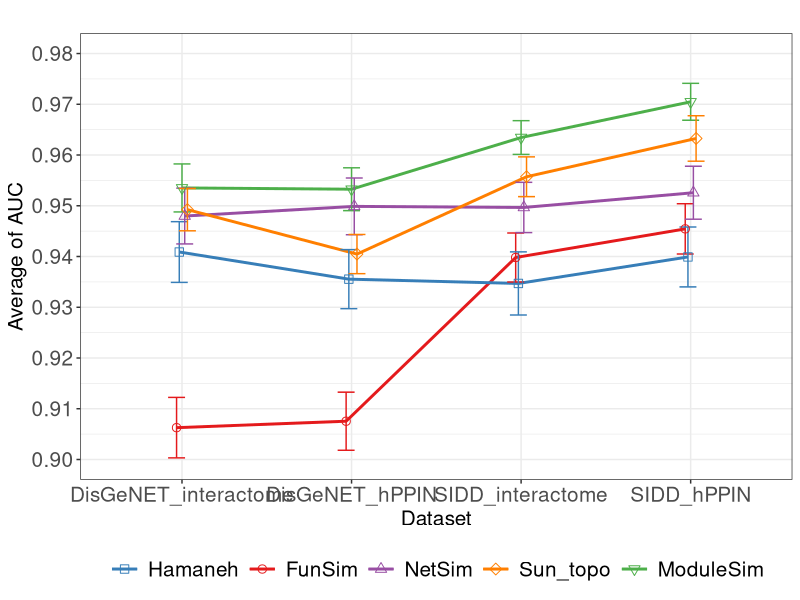

Generate this figure with R:
# ---plot function---
# from cookbook for R http://www.cookbook-r.com/Graphs/Plotting_means_and_error_bars_(ggplot2)/
## Gives count, mean, standard deviation, standard error of the mean, and confidence interval (default 95%).
##   data: a data frame.
##   measurevar: the name of a column that contains the variable to be summariezed
##   groupvars: a vector containing names of columns that contain grouping variables
##   na.rm: a boolean that indicates whether to ignore NA's
##   conf.interval: the percent range of the confidence interval (default is 95%)
summarySE <- function(data=NULL, measurevar, groupvars=NULL, na.rm=FALSE,
                      conf.interval=.95, .drop=TRUE) {
  library(plyr)
  
  # New version of length which can handle NA's: if na.rm==T, don't count them
  length2 <- function (x, na.rm=FALSE) {
    if (na.rm) sum(!is.na(x))
    else       length(x)
  }
  
  # This does the summary. For each group's data frame, return a vector with
  # N, mean, and sd
  datac <- ddply(data, groupvars, .drop=.drop,
                 .fun = function(xx, col) {
                   c(N    = length2(xx[[col]], na.rm=na.rm),
                     mean = mean   (xx[[col]], na.rm=na.rm),
                     sd   = sd     (xx[[col]], na.rm=na.rm)
                   )
                 },
                 measurevar
  )
  
  # Rename the "mean" column    
  datac <- rename(datac, c("mean" = measurevar))
  
  datac$se <- datac$sd / sqrt(datac$N)  # Calculate standard error of the mean
  
  # Confidence interval multiplier for standard error
  # Calculate t-statistic for confidence interval: 
  # e.g., if conf.interval is .95, use .975 (above/below), and use df=N-1
  ciMult <- qt(conf.interval/2 + .5, datac$N-1)
  datac$ci <- datac$se * ciMult
  
  return(datac)
}

rawauc2bardata <-function(auc, dataname='a'){
  mauc <- melt(auc,id=c('trial'))
  bardata <- summarySE(mauc, measurevar = "value", groupvars = c('variable'))
  bardata$data = rep(dataname, nrow(bardata))
  bardata
}
# ---------------
# -----plot------
library(ggplot2)
library(reshape2)
auc_sh <- read.table('data/auc_sh.txt', 
                   header = TRUE, sep = '\t', stringsAsFactors = FALSE)
bar_sh = rawauc2bardata(auc_sh, 'sh')
auc_si <- read.table('data/auc_si.txt', 
                     header = TRUE, sep = '\t', stringsAsFactors = FALSE)
bar_si = rawauc2bardata(auc_si, 'si')
auc_dh <- read.table('data/auc_dh.txt', 
                     header = TRUE, sep = '\t', stringsAsFactors = FALSE)
bar_dh = rawauc2bardata(auc_dh, 'dh')
auc_di <- read.table('data/auc_di.txt', 
                     header = TRUE, sep = '\t', stringsAsFactors = FALSE)
bar_di = rawauc2bardata(auc_di, 'di')

bars = rbind(bar_sh, bar_si, bar_dh, bar_di)
p <- ggplot(data=bars, aes(x=data, y=value, group=variable, colour=variable)) + 
  geom_line(size=1, position=position_dodge(0.08)) + 
  geom_errorbar(aes(ymin=value-sd, ymax=value+sd), 
                width=.5, position=position_dodge(0.08)) + 
  geom_point(aes(shape=variable),
             size=2.5, 
             position=position_dodge(0.08)) + 
  theme_bw() + 
  theme(legend.position="bottom",
        legend.text = element_text(size = 15),
        legend.title = element_blank(),
        legend.key.size = unit(0.8, "cm"), 
        axis.text=element_text(size=15), 
        axis.title=element_text(size=15)) + 
  scale_colour_brewer(palette="Set1", 
                      # name  ="method",
                      breaks=c("Hamaneh", "FunSim", "NetSim", 
                               "Sun_topo", "ModuleSim"),
                      labels=c("Hamaneh", "FunSim", "NetSim", 
                               "Sun_topo", "ModuleSim")) + 
  scale_shape_manual(values=c(0, 1, 2, 5, 6), 
                     breaks=c("Hamaneh", "FunSim", "NetSim", 
                              "Sun_topo", "ModuleSim"),
                     labels=c("Hamaneh", "FunSim", "NetSim", 
                              "Sun_topo", "ModuleSim")) + 
  labs(title='', x='Dataset', 
       y='Average of AUC') + 
  scale_x_discrete(limits=c("di","dh","si", 'sh'), 
                   labels=c("DisGeNET_interactome", "DisGeNET_hPPIN", 
                            "SIDD_interactome", "SIDD_hPPIN")) + 
  scale_y_continuous(limits=c(0.90, 0.98), breaks = seq(0.90, 0.98, 0.01))
# --------------
